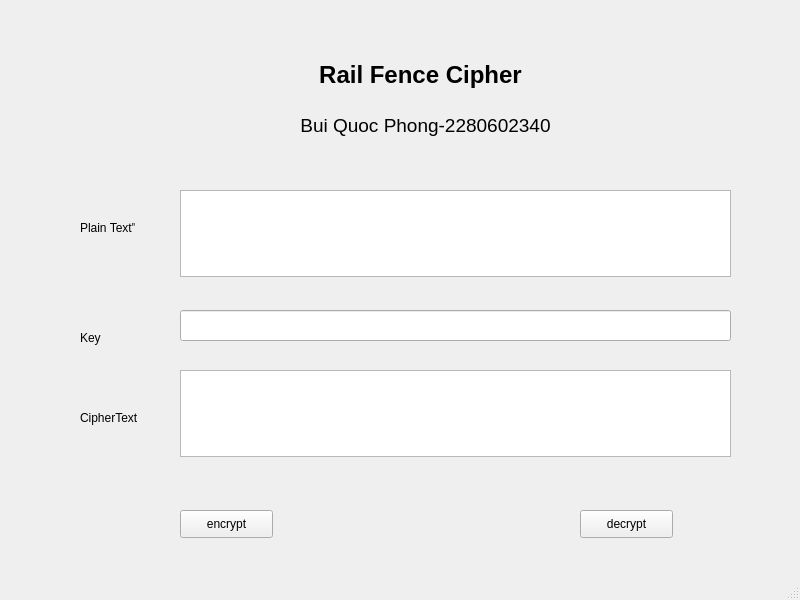
<?xml version="1.0" encoding="UTF-8"?>
<ui version="4.0">
 <class>MainWindow</class>
 <widget class="QMainWindow" name="MainWindow">
  <property name="geometry">
   <rect>
    <x>0</x>
    <y>0</y>
    <width>800</width>
    <height>600</height>
   </rect>
  </property>
  <property name="windowTitle">
   <string>MainWindow</string>
  </property>
  <widget class="QWidget" name="centralwidget">
   <widget class="QLineEdit" name="txt_key">
    <property name="geometry">
     <rect>
      <x>180</x>
      <y>310</y>
      <width>551</width>
      <height>31</height>
     </rect>
    </property>
   </widget>
   <widget class="QLabel" name="label_2">
    <property name="geometry">
     <rect>
      <x>260</x>
      <y>100</y>
      <width>331</width>
      <height>51</height>
     </rect>
    </property>
    <property name="text">
     <string>&lt;html&gt;&lt;head/&gt;&lt;body&gt;&lt;p align=&quot;center&quot;&gt;&lt;span style=&quot; font-size:14pt;&quot;&gt;Bui Quoc Phong-2280602340&lt;/span&gt;&lt;/p&gt;&lt;/body&gt;&lt;/html&gt;</string>
    </property>
   </widget>
   <widget class="QLabel" name="label_4">
    <property name="geometry">
     <rect>
      <x>80</x>
      <y>330</y>
      <width>55</width>
      <height>16</height>
     </rect>
    </property>
    <property name="text">
     <string>Key</string>
    </property>
   </widget>
   <widget class="QTextEdit" name="txt_plain_text">
    <property name="geometry">
     <rect>
      <x>180</x>
      <y>190</y>
      <width>551</width>
      <height>87</height>
     </rect>
    </property>
   </widget>
   <widget class="QLabel" name="txt_plain_text_2">
    <property name="geometry">
     <rect>
      <x>80</x>
      <y>220</y>
      <width>55</width>
      <height>16</height>
     </rect>
    </property>
    <property name="text">
     <string>Plain Text&quot;</string>
    </property>
   </widget>
   <widget class="QLabel" name="label_5">
    <property name="geometry">
     <rect>
      <x>80</x>
      <y>410</y>
      <width>71</width>
      <height>16</height>
     </rect>
    </property>
    <property name="text">
     <string>CipherText</string>
    </property>
   </widget>
   <widget class="QLabel" name="label">
    <property name="geometry">
     <rect>
      <x>270</x>
      <y>50</y>
      <width>301</width>
      <height>51</height>
     </rect>
    </property>
    <property name="text">
     <string>&lt;html&gt;&lt;head/&gt;&lt;body&gt;&lt;p align=&quot;center&quot;&gt;&lt;span style=&quot; font-size:18pt; font-weight:600;&quot;&gt;Rail Fence Cipher&lt;/span&gt;&lt;/p&gt;&lt;/body&gt;&lt;/html&gt;</string>
    </property>
   </widget>
   <widget class="QPushButton" name="btn_decrypt">
    <property name="geometry">
     <rect>
      <x>580</x>
      <y>510</y>
      <width>93</width>
      <height>28</height>
     </rect>
    </property>
    <property name="text">
     <string>decrypt</string>
    </property>
   </widget>
   <widget class="QTextEdit" name="txt_cipher_text">
    <property name="geometry">
     <rect>
      <x>180</x>
      <y>370</y>
      <width>551</width>
      <height>87</height>
     </rect>
    </property>
   </widget>
   <widget class="QPushButton" name="btn_encrypt">
    <property name="geometry">
     <rect>
      <x>180</x>
      <y>510</y>
      <width>93</width>
      <height>28</height>
     </rect>
    </property>
    <property name="text">
     <string>encrypt</string>
    </property>
   </widget>
  </widget>
  <widget class="QMenuBar" name="menubar">
   <property name="geometry">
    <rect>
     <x>0</x>
     <y>0</y>
     <width>800</width>
     <height>26</height>
    </rect>
   </property>
  </widget>
  <widget class="QStatusBar" name="statusbar"/>
 </widget>
 <resources/>
 <connections/>
</ui>
